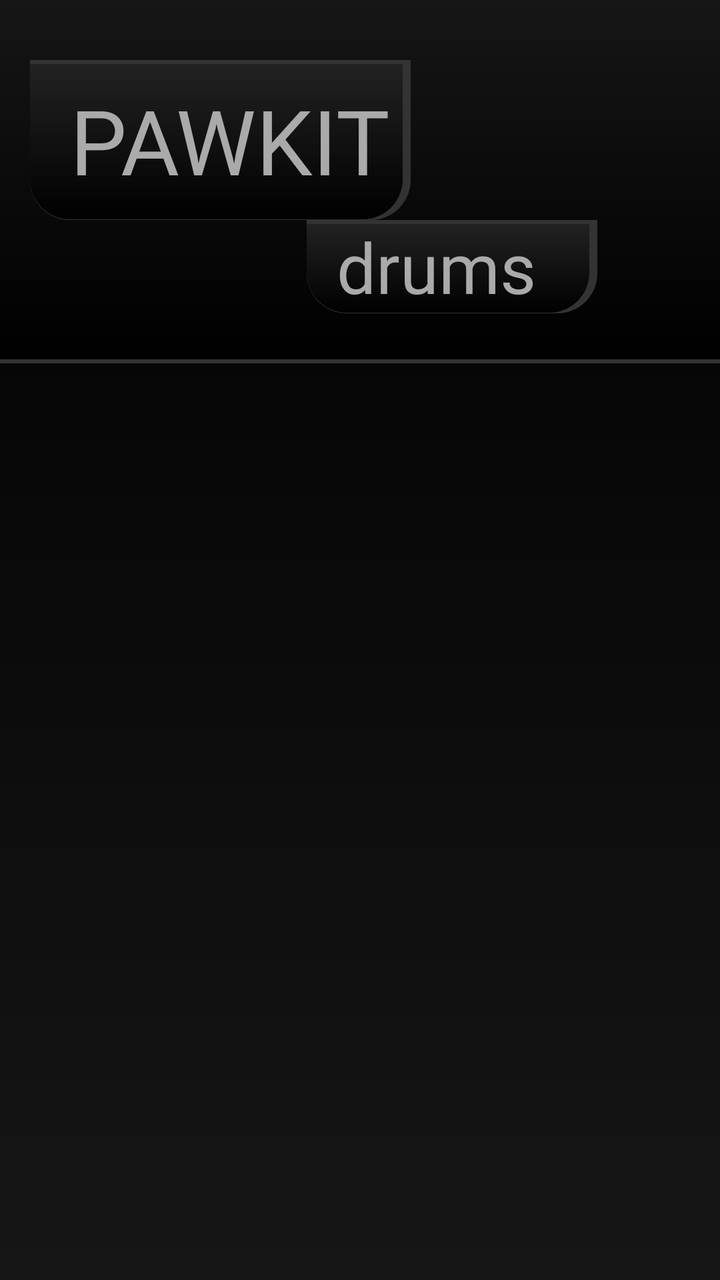
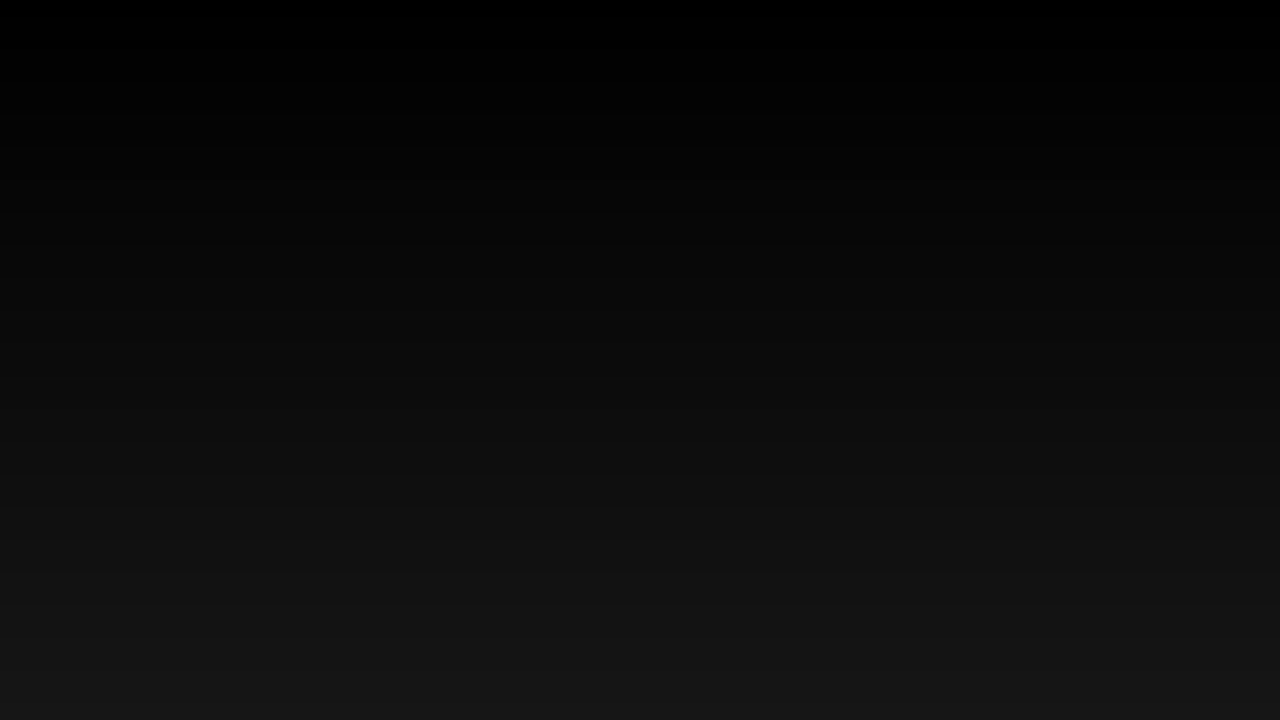

Two renders of one Android screen. The first uses the default layout on a phone; the second uses the alternative layout the repository ships for a different screen configuration, on a matching device. The two XML files are below.
<!-- AndroidManifest.xml: application theme Theme.AppCompat.Light.NoActionBar -->
<!-- res/layout/launch_screen2.xml -->
<?xml version="1.0" encoding="utf-8"?>
<androidx.constraintlayout.widget.ConstraintLayout xmlns:android="http://schemas.android.com/apk/res/android"
    xmlns:app="http://schemas.android.com/apk/res-auto"
    xmlns:tools="http://schemas.android.com/tools"
    android:id="@id/container"
    android:layout_width="match_parent"
    android:layout_height="match_parent"
    android:background="@drawable/background_general"

    tools:context=".launchscreen.LaunchScreenActivity">


    <LinearLayout
        android:id="@+id/linearLayout2"
        android:layout_width="match_parent"
        android:layout_height="wrap_content"
        android:orientation="vertical"
        android:paddingBottom="25dp"
        android:background="@drawable/background_recycler"
        app:layout_constraintBottom_toTopOf="@id/scrollView"
        app:layout_constraintEnd_toEndOf="parent"
        app:layout_constraintStart_toStartOf="parent"
        app:layout_constraintTop_toTopOf="parent">

        <LinearLayout
            android:layout_width="wrap_content"
            android:layout_height="wrap_content"
            android:layout_marginStart="15dp"
            android:orientation="horizontal"
            android:paddingTop="30dp">

            <Space
                android:layout_width="wrap_content"
                android:layout_height="wrap_content"
                android:layout_weight="5" />

            <Space
                android:layout_width="wrap_content"
                android:layout_height="wrap_content"
                android:layout_weight="5" />

            <TextView
                android:id="@+id/title_textview_paw"
                android:layout_width="wrap_content"
                android:layout_height="wrap_content"
                android:layout_weight=".01"
                android:background="@drawable/background_launch_title_a"
                android:fontFamily="@font/fingerperc_regular"
                android:padding="10dp"
                android:paddingStart="20dp"
                android:text="PAWKIT"
                android:textColor="#AAA"
                android:textSize="45sp" />


            <View
                android:id="@+id/view4"
                android:layout_width="0dp"
                android:layout_height="match_parent"
                android:layout_gravity="end"
                android:layout_weight="10" />
        </LinearLayout>

        <LinearLayout
            android:layout_width="match_parent"
            android:layout_height="wrap_content"
            android:orientation="horizontal">

            <Space
                android:layout_width="wrap_content"
                android:layout_height="wrap_content"
                android:layout_weight="1" />

            <Space
                android:layout_width="wrap_content"
                android:layout_height="wrap_content"
                android:layout_weight="1" />

            <Space
                android:layout_width="wrap_content"
                android:layout_height="wrap_content"
                android:layout_weight="1" />

            <View
                android:id="@+id/view5"
                android:layout_width="0dp"
                android:layout_height="match_parent"
                android:layout_weight="2" />

            <TextView
                android:id="@+id/title_textview_drums"
                android:layout_width="wrap_content"
                android:layout_height="wrap_content"
                android:layout_weight="1"
                android:background="@drawable/background_launch_title_a"
                android:fontFamily="@font/fingerperc_regular"
                android:paddingStart="15dp"
                android:text="drums"
                android:textColor="#AAA"
                android:textSize="35sp" />

            <Space
                android:layout_width="wrap_content"
                android:layout_height="wrap_content"
                android:layout_weight="1" />

            <Space
                android:layout_width="wrap_content"
                android:layout_height="wrap_content"
                android:layout_weight="1" />
        </LinearLayout>
    </LinearLayout>

    <ScrollView
        android:id="@+id/scrollView"
        android:layout_width="match_parent"
        android:layout_height="0dp"
        app:layout_constraintBottom_toBottomOf="parent"
        app:layout_constraintTop_toBottomOf="@+id/linearLayout2">


        <androidx.recyclerview.widget.RecyclerView
            android:id="@+id/recyclerView"
            android:layout_width="fill_parent"
            android:layout_height="0dp"
            app:layoutManager="androidx.recyclerview.widget.GridLayoutManager"
            app:spanCount="2" />
    </ScrollView>

</androidx.constraintlayout.widget.ConstraintLayout>
<!-- resources referenced by this layout -->
<resources>
  <!-- drawable background_general (drawable) -->
  <?xml version="1.0" encoding="utf-8"?>
  <layer-list xmlns:android="http://schemas.android.com/apk/res/android">
      <item>
          <shape android:shape="rectangle">
              <solid android:color="#101010" />
              <gradient
                  android:startColor="@color/black"
                  android:endColor="#161616"
                  android:angle="270"
                  android:type="linear">
  
              </gradient>
          </shape>
      </item>
  </layer-list>
  <!-- drawable background_launch_title_a (drawable) -->
  <?xml version="1.0" encoding="utf-8"?>
  <layer-list xmlns:android="http://schemas.android.com/apk/res/android">
      <item>
          <shape android:shape="rectangle">
              <solid android:color="#333" />
  
              <corners android:bottomLeftRadius="20dp"
                  android:bottomRightRadius="20dp"/>
  
          </shape>
      </item>
  
      <item
          android:top="2dp"
          android:bottom="1px"
          android:right="4dp">
          <shape android:shape="rectangle">
              <solid android:color="#000000" />
  
  
              <corners android:bottomLeftRadius="20dp"
                  android:bottomRightRadius="20dp"/>
              <gradient
                  android:startColor="@color/black"
                  android:endColor="#222"
                  android:angle="90"
                  android:type="linear">
              </gradient>
          </shape>
      </item>
  
  </layer-list>
  <!-- drawable background_recycler (drawable) -->
  <?xml version="1.0" encoding="utf-8"?>
  <layer-list xmlns:android="http://schemas.android.com/apk/res/android">
      <item>
          <shape android:shape="rectangle">
              <solid android:color="#333" />
          </shape>
      </item>
      <item
          android:bottom="2dp">
          <shape android:shape="rectangle">
              <solid android:color="#101010" />
              <gradient
                  android:startColor="@color/black"
                  android:endColor="#161616"
                  android:angle="90"
                  android:type="linear">
  
              </gradient>
          </shape>
      </item>
  </layer-list>
  <color name="black">#FF000000</color>
</resources>
<!-- res/layout-land/launch_screen2.xml (the repository's variant of the layout above) -->
<!-- drawn on the phone turned sideways -->
<?xml version="1.0" encoding="utf-8"?>
<layout xmlns:app="http://schemas.android.com/apk/res-auto"
    xmlns:tools="http://schemas.android.com/tools"
    xmlns:android="http://schemas.android.com/apk/res/android">
<androidx.constraintlayout.widget.ConstraintLayout

    android:id="@id/container"
    android:layout_width="match_parent"
    android:layout_height="match_parent"
    android:background="@drawable/background_general"

    tools:context=".launchscreen.LaunchScreenActivity">

    


    <androidx.recyclerview.widget.RecyclerView
        android:id="@+id/recyclerView"
        android:layout_width="wrap_content"
        android:layout_height="wrap_content"

        app:layoutManager="androidx.recyclerview.widget.GridLayoutManager"
        app:layout_constraintBottom_toBottomOf="parent"
        app:layout_constraintEnd_toEndOf="parent"
        app:layout_constraintStart_toStartOf="parent"
        app:layout_constraintTop_toBottomOf="@+id/linearLayout2"
        app:spanCount="3" />

</androidx.constraintlayout.widget.ConstraintLayout>
</layout>
<!-- resources referenced by the variant -->
<!-- as the phone turned sideways resolves them -->
<resources>
  <!-- drawable background_general (drawable) -->
  <?xml version="1.0" encoding="utf-8"?>
  <layer-list xmlns:android="http://schemas.android.com/apk/res/android">
      <item>
          <shape android:shape="rectangle">
              <solid android:color="#101010" />
              <gradient
                  android:startColor="@color/black"
                  android:endColor="#161616"
                  android:angle="270"
                  android:type="linear">
  
              </gradient>
          </shape>
      </item>
  </layer-list>
  <color name="black">#FF000000</color>
</resources>
